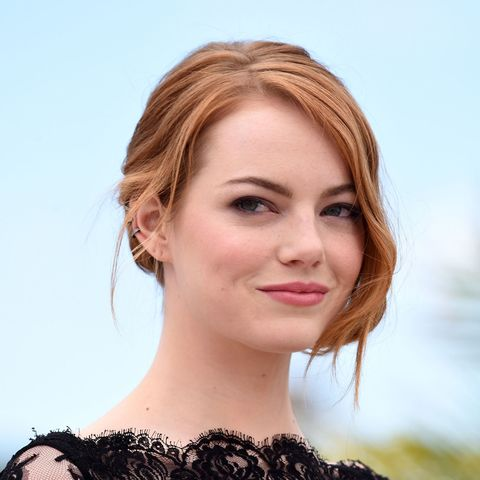
#> input picture emma_stone.jpeg, 480 x 480 px
$ python main.py
#> lines starting #> are read from the running program, lines starting #| are printed output that depends on the picture
# %%
from PIL import Image
import matplotlib.pyplot as plt

img_path = "emma_stone.jpeg"

img = plt.imread(img_path)
#> img is the input picture: shape (480, 480, 3); mean R, G, B 195.9, 188.8, 187.1
print(img.shape)
#| (480, 480, 3)
plt.imshow(img)

emma = Image.open(img_path)

""" for pixel in emma.getdata():
    print(pixel) """

grayscale = emma.convert("LA")
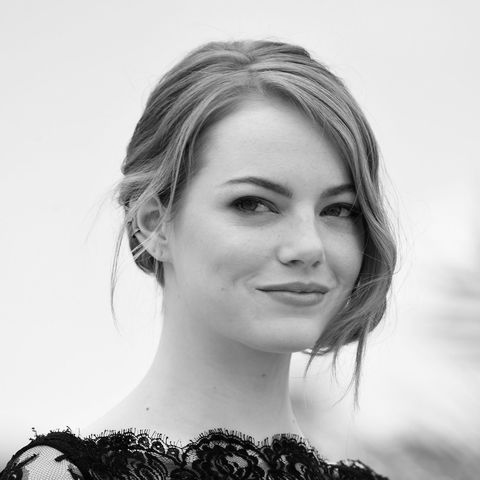
#> grayscale: PIL image 480x480 LA; mean R, G, B, A 190.7, 190.7, 190.7, 255
reduced = grayscale.resize((96, 96))
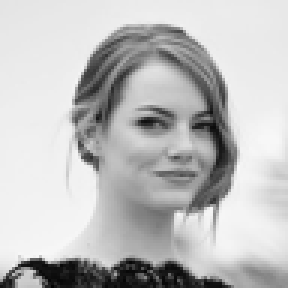
#> reduced: PIL image 96x96 LA (shown 3 times larger); mean R, G, B, A 190.7, 190.7, 190.7, 255
plt.imshow(reduced)

chars = ["@", "#", "$", "_", "|", "-"]

#> (the run stopped early here; a loop or call above may not have finished)
